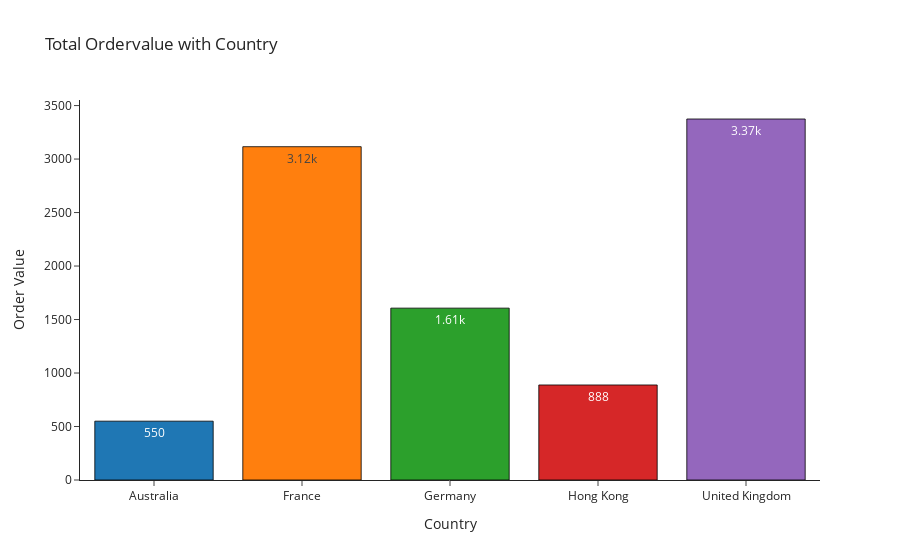

Notebook code cell kept with this figure:
### Code cell
fig = px.bar(df.groupby('country')['order_value'].sum().reset_index(), x='country', y='order_value',
       color='country', title='Total Ordervalue with Country', text_auto='0.3s',
         labels={'order_value':'Order Value', 'country':'Country'}, template='simple_white')
fig.update_traces(marker_line_color = 'black', marker_line_width = 0.8, showlegend=False)
fig.show()

### Figure 1 — Plotly figure (JSON) as saved in the notebook; plotly's stock layout.template omitted (floating-point values rounded to 4 significant figures)
{"data": [{"alignmentgroup": "True", "hovertemplate": "Country=%{x}<br>Order Value=%{y}<extra></extra>", "legendgroup": "Australia", "marker": {"color": "#1F77B4", "line": {"color": "black", "width": 0.8}, "pattern": {"shape": ""}}, "name": "Australia", "offsetgroup": "Australia", "orientation": "v", "showlegend": false, "textposition": "auto", "texttemplate": "%{y:0.3s}", "type": "bar", "x": ["Australia"], "xaxis": "x", "y": [550.0], "yaxis": "y"}, {"alignmentgroup": "True", "hovertemplate": "Country=%{x}<br>Order Value=%{y}<extra></extra>", "legendgroup": "France", "marker": {"color": "#FF7F0E", "line": {"color": "black", "width": 0.8}, "pattern": {"shape": ""}}, "name": "France", "offsetgroup": "France", "orientation": "v", "showlegend": false, "textposition": "auto", "texttemplate": "%{y:0.3s}", "type": "bar", "x": ["France"], "xaxis": "x", "y": [3116.0], "yaxis": "y"}, {"alignmentgroup": "True", "hovertemplate": "Country=%{x}<br>Order Value=%{y}<extra></extra>", "legendgroup": "Germany", "marker": {"color": "#2CA02C", "line": {"color": "black", "width": 0.8}, "pattern": {"shape": ""}}, "name": "Germany", "offsetgroup": "Germany", "orientation": "v", "showlegend": false, "textposition": "auto", "texttemplate": "%{y:0.3s}", "type": "bar", "x": ["Germany"], "xaxis": "x", "y": [1607.0], "yaxis": "y"}, {"alignmentgroup": "True", "hovertemplate": "Country=%{x}<br>Order Value=%{y}<extra></extra>", "legendgroup": "Hong Kong", "marker": {"color": "#D62728", "line": {"color": "black", "width": 0.8}, "pattern": {"shape": ""}}, "name": "Hong Kong", "offsetgroup": "Hong Kong", "orientation": "v", "showlegend": false, "textposition": "auto", "texttemplate": "%{y:0.3s}", "type": "bar", "x": ["Hong Kong"], "xaxis": "x", "y": [888.3], "yaxis": "y"}, {"alignmentgroup": "True", "hovertemplate": "Country=%{x}<br>Order Value=%{y}<extra></extra>", "legendgroup": "United Kingdom", "marker": {"color": "#9467BD", "line": {"color": "black", "width": 0.8}, "pattern": {"shape": ""}}, "name": "United Kingdom", "offsetgroup": "United Kingdom", "orientation": "v", "showlegend": false, "textposition": "auto", "texttemplate": "%{y:0.3s}", "type": "bar", "x": ["United Kingdom"], "xaxis": "x", "y": [3374.0], "yaxis": "y"}], "layout": {"barmode": "relative", "legend": {"title": {"text": "Country"}, "tracegroupgap": 0}, "title": {"text": "Total Ordervalue with Country"}, "xaxis": {"anchor": "y", "categoryarray": ["Australia", "France", "Germany", "Hong Kong", "United Kingdom"], "categoryorder": "array", "domain": [0, 1], "title": {"text": "Country"}}, "yaxis": {"anchor": "x", "domain": [0, 1], "title": {"text": "Order Value"}}}}
